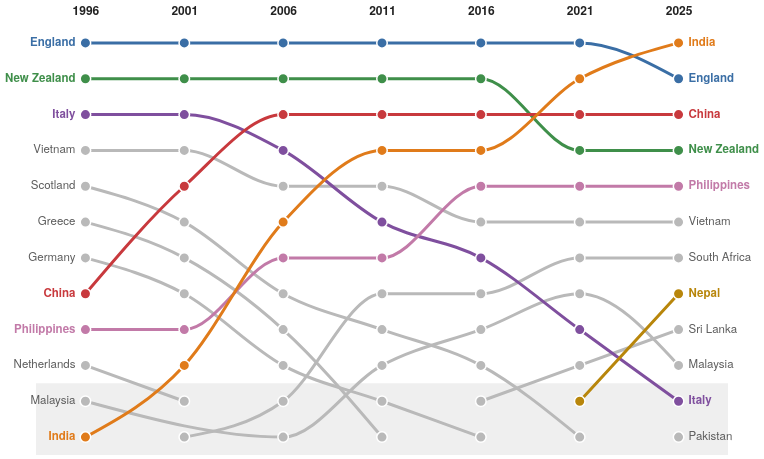

Describe this chart as a Vega-Lite specification.
### Vega-Lite specification from a JSON file in a GitHub repository (floating-point values rounded to 4 significant figures)
{"$schema": "https://vega.github.io/schema/vega-lite/v5.json", "config": {"background": null, "font": "IBM Plex Sans, Helvetica Neue, Arial, sans-serif", "padding": 4, "view": {"stroke": null}, "axis": {"labelColor": "#5c5c5c", "titleColor": "#5c5c5c", "gridColor": "#d0d0d0", "domainColor": "#d0d0d0", "tickColor": "#d0d0d0", "labelFont": "IBM Plex Sans, Helvetica Neue, Arial, sans-serif", "labelFontSize": 11, "titleFont": "IBM Plex Sans, Helvetica Neue, Arial, sans-serif", "titleFontWeight": 500, "titleFontSize": 11.5}, "legend": {"labelColor": "#5c5c5c", "titleColor": "#222222", "labelFont": "IBM Plex Sans, Helvetica Neue, Arial, sans-serif", "titleFont": "IBM Plex Sans, Helvetica Neue, Arial, sans-serif", "titleFontWeight": 600, "labelFontSize": 12, "titleFontSize": 12, "symbolStrokeColor": "#ffffff"}, "text": {"color": "#222222", "font": "IBM Plex Sans, Helvetica Neue, Arial, sans-serif"}, "tooltipFormat": {"numberFormat": ",.0f"}}, "width": 692, "height": 430, "encoding": {"x": {"field": "year", "type": "ordinal", "title": null, "axis": {"orient": "top", "domain": false, "ticks": false, "labelAngle": 0, "labelFontWeight": 600, "labelFontSize": 12, "labelPadding": 8, "labelColor": "#222222"}}, "y": {"field": "rank", "type": "quantitative", "title": null, "scale": {"domain": [0.5, 12.5], "reverse": true, "nice": false, "zero": false}, "axis": null}}, "layer": [{"data": {"values": [{"a": 10.5, "b": 12.5}]}, "mark": {"type": "rect", "fill": "#d0d0d0", "opacity": 0.35}, "encoding": {"x": null, "y": {"field": "a", "type": "quantitative", "scale": {"domain": [0.5, 12.5], "reverse": true, "nice": false, "zero": false}}, "y2": {"field": "b"}}}, {"data": {"values": [{"country": "Vietnam", "year": 1996, "rank": 4, "n": 158740, "key": "Other"}, {"country": "Scotland", "year": 1996, "rank": 5, "n": 150110, "key": "Other"}, {"country": "Greece", "year": 1996, "rank": 6, "n": 138080, "key": "Other"}, {"country": "Germany", "year": 1996, "rank": 7, "n": 121910, "key": "Other"}, {"country": "Netherlands", "year": 1996, "rank": 10, "n": 96370, "key": "Other"}, {"country": "Malaysia", "year": 1996, "rank": 11, "n": 82530, "key": "Other"}, {"country": "Vietnam", "year": 2001, "rank": 4, "n": 163490, "key": "Other"}, {"country": "Scotland", "year": 2001, "rank": 6, "n": 141850, "key": "Other"}, {"country": "Greece", "year": 2001, "rank": 7, "n": 128700, "key": "Other"}, {"country": "Germany", "year": 2001, "rank": 8, "n": 118340, "key": "Other"}, {"country": "Netherlands", "year": 2001, "rank": 11, "n": 91900, "key": "Other"}, {"country": "South Africa", "year": 2001, "rank": 12, "n": 86820, "key": "Other"}, {"country": "Vietnam", "year": 2006, "rank": 5, "n": 178010, "key": "Other"}, {"country": "Scotland", "year": 2006, "rank": 8, "n": 136630, "key": "Other"}, {"country": "Greece", "year": 2006, "rank": 9, "n": 128980, "key": "Other"}, {"country": "Germany", "year": 2006, "rank": 10, "n": 124710, "key": "Other"}, {"country": "South Africa", "year": 2006, "rank": 11, "n": 119490, "key": "Other"}, {"country": "Malaysia", "year": 2006, "rank": 12, "n": 105710, "key": "Other"}, {"country": "Vietnam", "year": 2011, "rank": 5, "n": 207620, "key": "Other"}, {"country": "South Africa", "year": 2011, "rank": 8, "n": 161590, "key": "Other"}, {"country": "Scotland", "year": 2011, "rank": 9, "n": 141220, "key": "Other"}, {"country": "Malaysia", "year": 2011, "rank": 10, "n": 134140, "key": "Other"}, {"country": "Germany", "year": 2011, "rank": 11, "n": 125750, "key": "Other"}, {"country": "Greece", "year": 2011, "rank": 12, "n": 121180, "key": "Other"}, {"country": "Vietnam", "year": 2016, "rank": 6, "n": 243220, "key": "Other"}, {"country": "South Africa", "year": 2016, "rank": 8, "n": 180480, "key": "Other"}, {"country": "Malaysia", "year": 2016, "rank": 9, "n": 152900, "key": "Other"}, {"country": "Scotland", "year": 2016, "rank": 10, "n": 137760, "key": "Other"}, {"country": "Sri Lanka", "year": 2016, "rank": 11, "n": 124500, "key": "Other"}, {"country": "Germany", "year": 2016, "rank": 12, "n": 116700, "key": "Other"}, {"country": "Vietnam", "year": 2021, "rank": 6, "n": 274840, "key": "Other"}, {"country": "South Africa", "year": 2021, "rank": 7, "n": 202730, "key": "Other"}, {"country": "Malaysia", "year": 2021, "rank": 8, "n": 173990, "key": "Other"}, {"country": "Sri Lanka", "year": 2021, "rank": 10, "n": 140110, "key": "Other"}, {"country": "Scotland", "year": 2021, "rank": 12, "n": 127340, "key": "Other"}, {"country": "Vietnam", "year": 2025, "rank": 6, "n": 326630, "key": "Other"}, {"country": "South Africa", "year": 2025, "rank": 7, "n": 229950, "key": "Other"}, {"country": "Sri Lanka", "year": 2025, "rank": 9, "n": 184800, "key": "Other"}, {"country": "Malaysia", "year": 2025, "rank": 10, "n": 184320, "key": "Other"}, {"country": "Pakistan", "year": 2025, "rank": 12, "n": 143920, "key": "Other"}, {"country": "England", "year": 1996, "rank": 1, "n": 956680, "key": "England"}, {"country": "New Zealand", "year": 1996, "rank": 2, "n": 312240, "key": "New Zealand"}, {"country": "Italy", "year": 1996, "rank": 3, "n": 250360, "key": "Italy"}, {"country": "China", "year": 1996, "rank": 8, "n": 118640, "key": "China"}, {"country": "Philippines", "year": 1996, "rank": 9, "n": 104820, "key": "Philippines"}, {"country": "India", "year": 1996, "rank": 12, "n": 80470, "key": "India"}, {"country": "England", "year": 2001, "rank": 1, "n": 927630, "key": "England"}, {"country": "New Zealand", "year": 2001, "rank": 2, "n": 389600, "key": "New Zealand"}, {"country": "Italy", "year": 2001, "rank": 3, "n": 229850, "key": "Italy"}, {"country": "China", "year": 2001, "rank": 5, "n": 153360, "key": "China"}, {"country": "Philippines", "year": 2001, "rank": 9, "n": 114260, "key": "Philippines"}, {"country": "India", "year": 2001, "rank": 10, "n": 98070, "key": "India"}, {"country": "England", "year": 2006, "rank": 1, "n": 939260, "key": "England"}, {"country": "New Zealand", "year": 2006, "rank": 2, "n": 437890, "key": "New Zealand"}, {"country": "China", "year": 2006, "rank": 3, "n": 251960, "key": "China"}, {"country": "Italy", "year": 2006, "rank": 4, "n": 218040, "key": "Italy"}, {"country": "India", "year": 2006, "rank": 6, "n": 169720, "key": "India"}, {"country": "Philippines", "year": 2006, "rank": 7, "n": 141890, "key": "Philippines"}, {"country": "England", "year": 2011, "rank": 1, "n": 991040, "key": "England"}, {"country": "New Zealand", "year": 2011, "rank": 2, "n": 543950, "key": "New Zealand"}, {"country": "China", "year": 2011, "rank": 3, "n": 387420, "key": "China"}, {"country": "India", "year": 2011, "rank": 4, "n": 337120, "key": "India"}, {"country": "Italy", "year": 2011, "rank": 6, "n": 201680, "key": "Italy"}, {"country": "Philippines", "year": 2011, "rank": 7, "n": 193030, "key": "Philippines"}, {"country": "England", "year": 2016, "rank": 1, "n": 1002060, "key": "England"}, {"country": "New Zealand", "year": 2016, "rank": 2, "n": 568170, "key": "New Zealand"}, {"country": "China", "year": 2016, "rank": 3, "n": 557690, "key": "China"}, {"country": "India", "year": 2016, "rank": 4, "n": 489410, "key": "India"}, {"country": "Philippines", "year": 2016, "rank": 5, "n": 252690, "key": "Philippines"}, {"country": "Italy", "year": 2016, "rank": 7, "n": 195760, "key": "Italy"}, {"country": "England", "year": 2021, "rank": 1, "n": 973950, "key": "England"}, {"country": "India", "year": 2021, "rank": 2, "n": 712040, "key": "India"}, {"country": "China", "year": 2021, "rank": 3, "n": 584660, "key": "China"}, {"country": "New Zealand", "year": 2021, "rank": 4, "n": 584010, "key": "New Zealand"}, {"country": "Philippines", "year": 2021, "rank": 5, "n": 308240, "key": "Philippines"}, {"country": "Italy", "year": 2021, "rank": 9, "n": 167570, "key": "Italy"}, {"country": "Nepal", "year": 2021, "rank": 11, "n": 130290, "key": "Nepal"}, {"country": "India", "year": 2025, "rank": 1, "n": 971020, "key": "India"}, {"country": "England", "year": 2025, "rank": 2, "n": 970950, "key": "England"}, {"country": "China", "year": 2025, "rank": 3, "n": 731540, "key": "China"}, {"country": "New Zealand", "year": 2025, "rank": 4, "n": 637680, "key": "New Zealand"}, {"country": "Philippines", "year": 2025, "rank": 5, "n": 412530, "key": "Philippines"}, {"country": "Nepal", "year": 2025, "rank": 8, "n": 213580, "key": "Nepal"}, {"country": "Italy", "year": 2025, "rank": 11, "n": 152560, "key": "Italy"}]}, "mark": {"type": "line", "strokeWidth": 3, "interpolate": "monotone", "strokeCap": "round", "cursor": "pointer"}, "encoding": {"detail": {"field": "country"}, "color": {"field": "key", "type": "nominal", "scale": {"domain": ["India", "China", "England", "New Zealand", "Italy", "Philippines", "Nepal", "Other"], "range": ["#e07b1a", "#c8393d", "#3a6ea5", "#3f8f4a", "#7f4f9e", "#c27aa8", "#b8860b", "#b9b9b9"]}, "legend": null}, "opacity": {"condition": [{"param": "bc", "empty": true, "value": 1}], "value": 0.15}}}, {"data": {"values": [{"country": "Vietnam", "year": 1996, "rank": 4, "n": 158740, "key": "Other"}, {"country": "Scotland", "year": 1996, "rank": 5, "n": 150110, "key": "Other"}, {"country": "Greece", "year": 1996, "rank": 6, "n": 138080, "key": "Other"}, {"country": "Germany", "year": 1996, "rank": 7, "n": 121910, "key": "Other"}, {"country": "Netherlands", "year": 1996, "rank": 10, "n": 96370, "key": "Other"}, {"country": "Malaysia", "year": 1996, "rank": 11, "n": 82530, "key": "Other"}, {"country": "Vietnam", "year": 2001, "rank": 4, "n": 163490, "key": "Other"}, {"country": "Scotland", "year": 2001, "rank": 6, "n": 141850, "key": "Other"}, {"country": "Greece", "year": 2001, "rank": 7, "n": 128700, "key": "Other"}, {"country": "Germany", "year": 2001, "rank": 8, "n": 118340, "key": "Other"}, {"country": "Netherlands", "year": 2001, "rank": 11, "n": 91900, "key": "Other"}, {"country": "South Africa", "year": 2001, "rank": 12, "n": 86820, "key": "Other"}, {"country": "Vietnam", "year": 2006, "rank": 5, "n": 178010, "key": "Other"}, {"country": "Scotland", "year": 2006, "rank": 8, "n": 136630, "key": "Other"}, {"country": "Greece", "year": 2006, "rank": 9, "n": 128980, "key": "Other"}, {"country": "Germany", "year": 2006, "rank": 10, "n": 124710, "key": "Other"}, {"country": "South Africa", "year": 2006, "rank": 11, "n": 119490, "key": "Other"}, {"country": "Malaysia", "year": 2006, "rank": 12, "n": 105710, "key": "Other"}, {"country": "Vietnam", "year": 2011, "rank": 5, "n": 207620, "key": "Other"}, {"country": "South Africa", "year": 2011, "rank": 8, "n": 161590, "key": "Other"}, {"country": "Scotland", "year": 2011, "rank": 9, "n": 141220, "key": "Other"}, {"country": "Malaysia", "year": 2011, "rank": 10, "n": 134140, "key": "Other"}, {"country": "Germany", "year": 2011, "rank": 11, "n": 125750, "key": "Other"}, {"country": "Greece", "year": 2011, "rank": 12, "n": 121180, "key": "Other"}, {"country": "Vietnam", "year": 2016, "rank": 6, "n": 243220, "key": "Other"}, {"country": "South Africa", "year": 2016, "rank": 8, "n": 180480, "key": "Other"}, {"country": "Malaysia", "year": 2016, "rank": 9, "n": 152900, "key": "Other"}, {"country": "Scotland", "year": 2016, "rank": 10, "n": 137760, "key": "Other"}, {"country": "Sri Lanka", "year": 2016, "rank": 11, "n": 124500, "key": "Other"}, {"country": "Germany", "year": 2016, "rank": 12, "n": 116700, "key": "Other"}, {"country": "Vietnam", "year": 2021, "rank": 6, "n": 274840, "key": "Other"}, {"country": "South Africa", "year": 2021, "rank": 7, "n": 202730, "key": "Other"}, {"country": "Malaysia", "year": 2021, "rank": 8, "n": 173990, "key": "Other"}, {"country": "Sri Lanka", "year": 2021, "rank": 10, "n": 140110, "key": "Other"}, {"country": "Scotland", "year": 2021, "rank": 12, "n": 127340, "key": "Other"}, {"country": "Vietnam", "year": 2025, "rank": 6, "n": 326630, "key": "Other"}, {"country": "South Africa", "year": 2025, "rank": 7, "n": 229950, "key": "Other"}, {"country": "Sri Lanka", "year": 2025, "rank": 9, "n": 184800, "key": "Other"}, {"country": "Malaysia", "year": 2025, "rank": 10, "n": 184320, "key": "Other"}, {"country": "Pakistan", "year": 2025, "rank": 12, "n": 143920, "key": "Other"}, {"country": "England", "year": 1996, "rank": 1, "n": 956680, "key": "England"}, {"country": "New Zealand", "year": 1996, "rank": 2, "n": 312240, "key": "New Zealand"}, {"country": "Italy", "year": 1996, "rank": 3, "n": 250360, "key": "Italy"}, {"country": "China", "year": 1996, "rank": 8, "n": 118640, "key": "China"}, {"country": "Philippines", "year": 1996, "rank": 9, "n": 104820, "key": "Philippines"}, {"country": "India", "year": 1996, "rank": 12, "n": 80470, "key": "India"}, {"country": "England", "year": 2001, "rank": 1, "n": 927630, "key": "England"}, {"country": "New Zealand", "year": 2001, "rank": 2, "n": 389600, "key": "New Zealand"}, {"country": "Italy", "year": 2001, "rank": 3, "n": 229850, "key": "Italy"}, {"country": "China", "year": 2001, "rank": 5, "n": 153360, "key": "China"}, {"country": "Philippines", "year": 2001, "rank": 9, "n": 114260, "key": "Philippines"}, {"country": "India", "year": 2001, "rank": 10, "n": 98070, "key": "India"}, {"country": "England", "year": 2006, "rank": 1, "n": 939260, "key": "England"}, {"country": "New Zealand", "year": 2006, "rank": 2, "n": 437890, "key": "New Zealand"}, {"country": "China", "year": 2006, "rank": 3, "n": 251960, "key": "China"}, {"country": "Italy", "year": 2006, "rank": 4, "n": 218040, "key": "Italy"}, {"country": "India", "year": 2006, "rank": 6, "n": 169720, "key": "India"}, {"country": "Philippines", "year": 2006, "rank": 7, "n": 141890, "key": "Philippines"}, {"country": "England", "year": 2011, "rank": 1, "n": 991040, "key": "England"}, {"country": "New Zealand", "year": 2011, "rank": 2, "n": 543950, "key": "New Zealand"}, {"country": "China", "year": 2011, "rank": 3, "n": 387420, "key": "China"}, {"country": "India", "year": 2011, "rank": 4, "n": 337120, "key": "India"}, {"country": "Italy", "year": 2011, "rank": 6, "n": 201680, "key": "Italy"}, {"country": "Philippines", "year": 2011, "rank": 7, "n": 193030, "key": "Philippines"}, {"country": "England", "year": 2016, "rank": 1, "n": 1002060, "key": "England"}, {"country": "New Zealand", "year": 2016, "rank": 2, "n": 568170, "key": "New Zealand"}, {"country": "China", "year": 2016, "rank": 3, "n": 557690, "key": "China"}, {"country": "India", "year": 2016, "rank": 4, "n": 489410, "key": "India"}, {"country": "Philippines", "year": 2016, "rank": 5, "n": 252690, "key": "Philippines"}, {"country": "Italy", "year": 2016, "rank": 7, "n": 195760, "key": "Italy"}, {"country": "England", "year": 2021, "rank": 1, "n": 973950, "key": "England"}, {"country": "India", "year": 2021, "rank": 2, "n": 712040, "key": "India"}, {"country": "China", "year": 2021, "rank": 3, "n": 584660, "key": "China"}, {"country": "New Zealand", "year": 2021, "rank": 4, "n": 584010, "key": "New Zealand"}, {"country": "Philippines", "year": 2021, "rank": 5, "n": 308240, "key": "Philippines"}, {"country": "Italy", "year": 2021, "rank": 9, "n": 167570, "key": "Italy"}, {"country": "Nepal", "year": 2021, "rank": 11, "n": 130290, "key": "Nepal"}, {"country": "India", "year": 2025, "rank": 1, "n": 971020, "key": "India"}, {"country": "England", "year": 2025, "rank": 2, "n": 970950, "key": "England"}, {"country": "China", "year": 2025, "rank": 3, "n": 731540, "key": "China"}, {"country": "New Zealand", "year": 2025, "rank": 4, "n": 637680, "key": "New Zealand"}, {"country": "Philippines", "year": 2025, "rank": 5, "n": 412530, "key": "Philippines"}, {"country": "Nepal", "year": 2025, "rank": 8, "n": 213580, "key": "Nepal"}, {"country": "Italy", "year": 2025, "rank": 11, "n": 152560, "key": "Italy"}]}, "params": [{"name": "bc", "select": {"type": "point", "fields": ["country"], "on": "pointerover", "clear": "pointerout"}}], "mark": {"type": "circle", "size": 110, "stroke": "#ffffff", "strokeWidth": 1.5, "opacity": 1, "cursor": "pointer"}, "encoding": {"color": {"field": "key", "type": "nominal", "scale": {"domain": ["India", "China", "England", "New Zealand", "Italy", "Philippines", "Nepal", "Other"], "range": ["#e07b1a", "#c8393d", "#3a6ea5", "#3f8f4a", "#7f4f9e", "#c27aa8", "#b8860b", "#b9b9b9"]}, "legend": null}, "opacity": {"condition": [{"param": "bc", "empty": true, "value": 1}], "value": 0.15}, "tooltip": [{"field": "country", "title": "Born in"}, {"field": "year", "title": "Year"}, {"field": "rank", "title": "Rank"}, {"field": "n", "title": "Residents", "format": ","}]}}, {"data": {"values": [{"country": "Vietnam", "year": 1996, "rank": 4, "n": 158740, "key": "Other", "side": "L", "lc": "#5c5c5c"}, {"country": "Scotland", "year": 1996, "rank": 5, "n": 150110, "key": "Other", "side": "L", "lc": "#5c5c5c"}, {"country": "Greece", "year": 1996, "rank": 6, "n": 138080, "key": "Other", "side": "L", "lc": "#5c5c5c"}, {"country": "Germany", "year": 1996, "rank": 7, "n": 121910, "key": "Other", "side": "L", "lc": "#5c5c5c"}, {"country": "Netherlands", "year": 1996, "rank": 10, "n": 96370, "key": "Other", "side": "L", "lc": "#5c5c5c"}, {"country": "Malaysia", "year": 1996, "rank": 11, "n": 82530, "key": "Other", "side": "L", "lc": "#5c5c5c"}, {"country": "England", "year": 1996, "rank": 1, "n": 956680, "key": "England", "side": "L", "lc": "#3a6ea5"}, {"country": "New Zealand", "year": 1996, "rank": 2, "n": 312240, "key": "New Zealand", "side": "L", "lc": "#3f8f4a"}, {"country": "Italy", "year": 1996, "rank": 3, "n": 250360, "key": "Italy", "side": "L", "lc": "#7f4f9e"}, {"country": "China", "year": 1996, "rank": 8, "n": 118640, "key": "China", "side": "L", "lc": "#c8393d"}, {"country": "Philippines", "year": 1996, "rank": 9, "n": 104820, "key": "Philippines", "side": "L", "lc": "#c27aa8"}, {"country": "India", "year": 1996, "rank": 12, "n": 80470, "key": "India", "side": "L", "lc": "#e07b1a"}, {"country": "Vietnam", "year": 2025, "rank": 6, "n": 326630, "key": "Other", "side": "R", "lc": "#5c5c5c"}, {"country": "South Africa", "year": 2025, "rank": 7, "n": 229950, "key": "Other", "side": "R", "lc": "#5c5c5c"}, {"country": "Sri Lanka", "year": 2025, "rank": 9, "n": 184800, "key": "Other", "side": "R", "lc": "#5c5c5c"}, {"country": "Malaysia", "year": 2025, "rank": 10, "n": 184320, "key": "Other", "side": "R", "lc": "#5c5c5c"}, {"country": "Pakistan", "year": 2025, "rank": 12, "n": 143920, "key": "Other", "side": "R", "lc": "#5c5c5c"}, {"country": "India", "year": 2025, "rank": 1, "n": 971020, "key": "India", "side": "R", "lc": "#e07b1a"}, {"country": "England", "year": 2025, "rank": 2, "n": 970950, "key": "England", "side": "R", "lc": "#3a6ea5"}, {"country": "China", "year": 2025, "rank": 3, "n": 731540, "key": "China", "side": "R", "lc": "#c8393d"}, {"country": "New Zealand", "year": 2025, "rank": 4, "n": 637680, "key": "New Zealand", "side": "R", "lc": "#3f8f4a"}, {"country": "Philippines", "year": 2025, "rank": 5, "n": 412530, "key": "Philippines", "side": "R", "lc": "#c27aa8"}, {"country": "Nepal", "year": 2025, "rank": 8, "n": 213580, "key": "Nepal", "side": "R", "lc": "#b8860b"}, {"country": "Italy", "year": 2025, "rank": 11, "n": 152560, "key": "Italy", "side": "R", "lc": "#7f4f9e"}]}, "mark": {"type": "text", "fontSize": 11.5, "baseline": "middle", "align": {"expr": "datum.side == 'L' ? 'right' : 'left'"}, "dx": {"expr": "datum.side == 'L' ? -10 : 10"}, "fontWeight": {"expr": "datum.key != 'Other' ? 700 : 400"}}, "encoding": {"text": {"field": "country"}, "color": {"field": "lc", "type": "nominal", "scale": null}, "opacity": {"condition": [{"param": "bc", "empty": true, "value": 1}], "value": 0.15}}}]}
